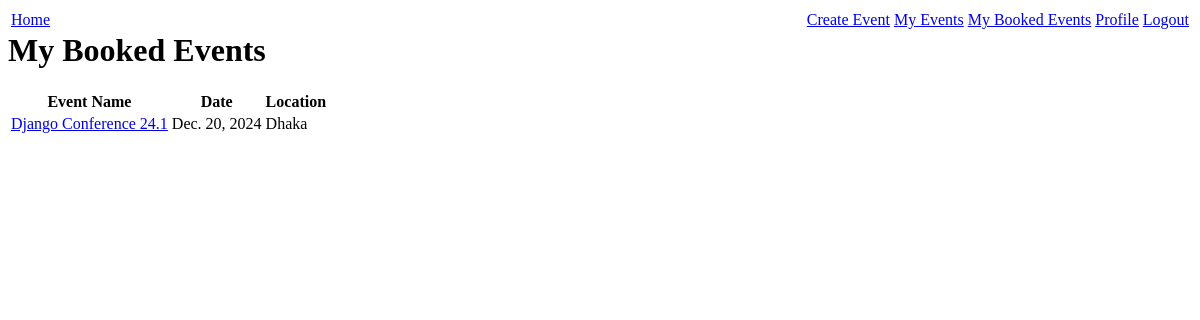
Page /my-booked-events/ (signed in) on the committed database.
### events/models.py (models this page shows, shortened)
class Booking(models.Model):
    user = models.ForeignKey(User, on_delete=models.CASCADE, related_name="bookings")
    event = models.ForeignKey(Event, on_delete=models.CASCADE, related_name="bookings")
    booking_date = models.DateTimeField(auto_now_add=True)
    class Meta:
        unique_together = (
            "user",
            "event",
        )

class Event(models.Model):
    CATEGORY_CHOICES = [
        ("conference", "Conference"),
        ("concert", "Concert"),
        ("workshop", "Workshop"),
        ("seminar", "Seminar"),
        ("others", "Others"),
    ]
    name = models.CharField(max_length=100)
    date = models.DateField()
    location = models.CharField(max_length=100)
    description = models.TextField()
    user = models.ForeignKey(User, on_delete=models.CASCADE)
    category = models.CharField(max_length=20, choices=CATEGORY_CHOICES, default="")
    capacity = models.PositiveIntegerField(default=0)

### events/views.py (the view)
# urls.py: path("my-booked-events/", views.my_booked_events, name="my_booked_events"),
@login_required
def my_booked_events(request):
    bookings = Booking.objects.filter(user=request.user)
    return render(request, "events/my_booked_events.html", {"bookings": bookings})

### events/templates/events/my_booked_events.html (shortened to what this page needs)
{% extends "base.html" %}
{% block content %}
<h1>My Booked Events</h1>
{% if bookings %}
<table>
    <thead>
        <tr>
            <th>Event Name</th>
            <th>Date</th>
            <th>Location</th>
        </tr>
    </thead>
    <tbody>
        {% for booking in bookings %}
        <tr>
            <td><a href="{% url 'event_detail' booking.event.id %}">{{ booking.event.name }}</a></td>
            <td>{{ booking.event.date }}</td>
            <td>{{ booking.event.location }}</td>
        </tr>
        {% endfor %}
    </tbody>
</table>
{% else %}
<p>You have not booked any events yet.</p>
{% endif %}
{% endblock %}

### rows in the picture
Booking: event.name "Django Conference 24.1", event "Dec. 20, 2024", event.location "Dhaka"
